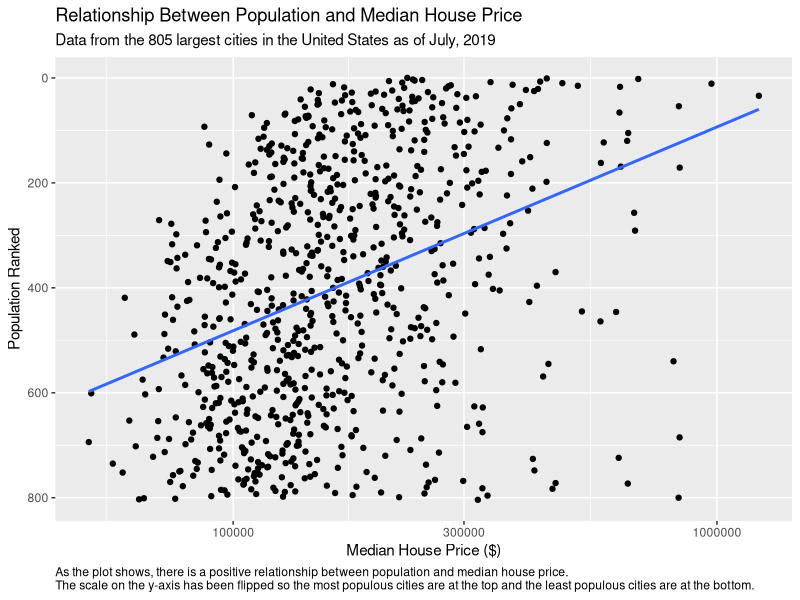

Here is the R script that generated this plot:
## ---- chunk 1
knitr::opts_chunk$set(echo = FALSE)
options(scipen = 999)
library(tidyverse)
library(dplyr)
library(ggplot2)

dir.create("Graphics")
## ---- chunk 2
zillow_data <- read.csv("Metro_Zhvi_SingleFamilyResidence.csv")
## ---- chunk 3

#I just made a simple ggplot with geom point to observe the relationship between population and median home value at one point in time. Logged the x axis because I thought that made the data easier to visualize because there were several cities with extremely high median home values. 

plot1 <- zillow_data %>%
  ggplot(aes(x=X2019.08, y=SizeRank)) +
    geom_point() +
    scale_x_log10() + 
    scale_y_reverse() +
    geom_smooth(method = "lm", se = FALSE) +
    labs(title = "Relationship Between Population and Median House Price",
         subtitle = "Data from the 805 largest cities in the United States as of July, 2019",
         x = "Median House Price ($)",
         y = "Population Ranked",
         caption = "As the plot shows, there is a positive relationship between population and median house price.\nThe scale on the y-axis has been flipped so the most populous cities are at the top and the least populous cities are at the bottom.") +
  theme(
    plot.caption = element_text(hjust = 0)
  )

write_rds(plot1, "Graphics/plot1.rds")
